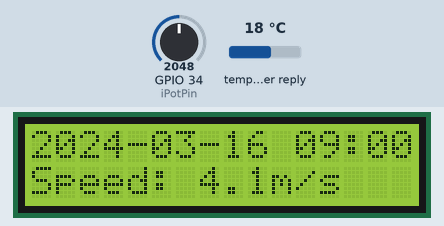
A sketch run on a simulated ESP32. On the bench: 16×2 character LCD. Inputs (shaded band) come from the test bench; at power-on: GPIO 34 (iPotPin) = 2048, temperature in the weather reply 18 °C. WiFi joins after 1.5 s; servers stay silent unless stated; network time is answered at once with the bench clock; the local clock reads 2024-03-15 10:24:30 at power-on unless the sketch sets it; web services answer with replies made up by the test bench; what the sketch prints to the serial monitor is not drawn.

Above: at 19.0 s.
19.1 s: GPIO 34 (iPotPin) set to 257
At 20.7 s:
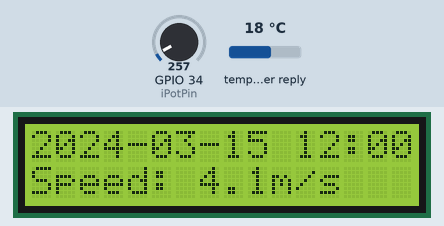
21.0 s: GPIO 34 (iPotPin) set to 227
At 21.4 s:
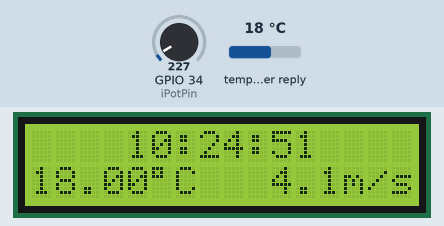
24.5 s: GPIO 34 (iPotPin) set to 4095
At 25.2 s:
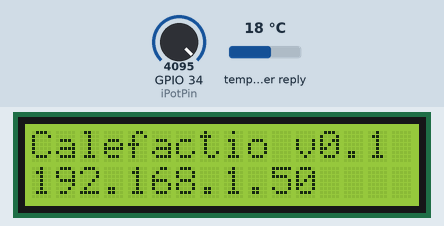
26.2 s: GPIO 34 (iPotPin) set to 4009
At 27.0 s:
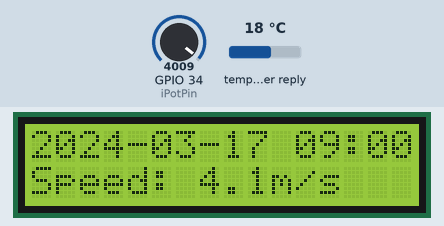
Timing chart, 0 to 28.8 s (numbered marks = the images above; inputs shaded):
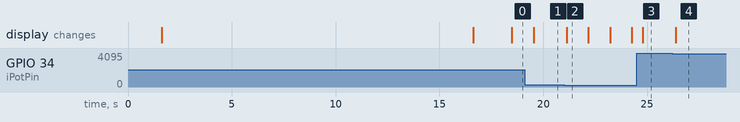

Measured:
- the behaviour switches between 240 and 239 on GPIO 34 (iPotPin) (found by bisection; images 1 and 2)
- the behaviour switches between 4080 and 4079 on GPIO 34 (iPotPin) (found by bisection; images 3 and 4)
- after the input at 19.1 s, the display: changes after 0.45 s (image 1)
- after the input at 21.0 s, the display: changes after 0.13 s (image 2)
- after the input at 24.5 s, the display: changes after 0.29 s (image 3)
- after the input at 26.2 s, the display: changes after 0.17 s (image 4)
- what the display in image 2 shows lasts 1.1 s, from 21.1 s to 22.2 s

The sketch:

sketch_dmi_weather_station.ino
```cpp
#include <WiFi.h>
#include <HTTPClient.h>
#include <LiquidCrystal_I2C.h>
#include <NTPClient.h>
#include <WiFiUdp.h>

//#define SDA 21    //Default SDA GPIO
//#define SCL 22    //Default SCL GPIO

// set the LCD number of columns and rows
int lcdColumns = 16;
int lcdRows = 2;


// UTC <-> MEZ (Winterzeit) = 3600 seconds (1 hour)
// UTC <-> MEZ (Sommerzeit) = 7200 seconds (2 hour)
const long utcOffsetInSeconds = 3600;

const char* ssid = "YOUR_SSID";
const char* password = "YOUR_PASSWORD";

String strRequestDataFromServer = "https://api.openweathermap.org/data/2.5/"\
                                  "weather?q=L%C3%B8kken,DK&units=metric&"\
                                  "appid=YOUR_APPID";

String strRequestDataForecastFromServer = "https://api.openweathermap.org/data/2.5/"\
                                  "forecast?q=L%C3%B8kken,DK&units=metric&"\
                                  "appid=YOUR_APPID";


unsigned long timerDelay = 60000*5;            // 5 minutes
unsigned long timerDelayForecast = 60000*60;   // 1 hour
unsigned long lastTime = timerDelay;
unsigned long lastTimeForecast = timerDelayForecast;

#define MAX_FORECAST_COUNT 16

struct webDataType {
String strTemperature = "?";
String strWindspeed = "?";
String strArrayForecastWindspeed[MAX_FORECAST_COUNT] = {};
String strArrayForecastDateTime[MAX_FORECAST_COUNT] = {};
};

struct webDataType myWebData;


const int iPotPin = 34;
int iDigitalValue = 0; // variable to store the value coming from the sensor


LiquidCrystal_I2C lcd(0x27,lcdColumns,lcdRows);
WiFiUDP ntpUDP;
NTPClient timeClient(ntpUDP, "pool.ntp.org", utcOffsetInSeconds);

void setup() {
  Serial.begin(115200);

  Wire.begin(SDA, SCL);           // attach the IIC pin
  lcd.init();                     // LCD driver initialization
  lcd.backlight();                // Open the backlight
  lcd.setCursor(0,0);             // Move the cursor to row 0, column 0
  lcd.print("Connecting to:");        // The print content is displayed on the LCD
  lcd.setCursor(0,1);             // Move the cursor to row 0, column 0
  String str = ssid;
  lcd.print(str);        // The print content is displayed on the LCD

  WiFi.begin(ssid, password);
  Serial.println("Connecting");
  while(WiFi.status() != WL_CONNECTED) {
    delay(500);
    Serial.print(".");
  }
  Serial.println("");
  Serial.print("Connected to WiFi, my IP Address is: ");
  Serial.println(WiFi.localIP());

  lcd.clear();
  lcd.setCursor(0,0);             // Move the cursor to row 0, column 0
  lcd.print("Connected!");
  lcd.setCursor(0,1);             // Move the cursor to row 1, column 0
  lcd.print(WiFi.localIP().toString());

  timeClient.begin();

  delay(15000);
  lcd.clear();
}

webDataType getDataFromServer(String strRequest) {

  if(WiFi.status()== WL_CONNECTED){
      HTTPClient http;

      // Get data from server
      http.begin(strRequest.c_str());

      // Send HTTP GET request
      int httpResponseCode = http.GET();

      if (httpResponseCode>0) {
        Serial.print("HTTP Response code: ");
        Serial.println(httpResponseCode);
        String payload = http.getString();

        Serial.println(payload);

        // Get numeric data we are interested in -> <SNIP> main":{"temp":7.3,"fee <SNIP>

        int iValuePosStart = 0;
        int iValuePosEnd = 0;

        if( strRequest.indexOf("weather?") >= 0 ) {
          Serial.println("Extracting weather data");

          int iValuePosStart = payload.indexOf("temp")+6;
          int iValuePosEnd = payload.indexOf(",",iValuePosStart );
          myWebData.strTemperature = payload.substring(iValuePosStart,iValuePosEnd);

          iValuePosStart = payload.indexOf("speed")+7;
          iValuePosEnd = payload.indexOf(",",iValuePosStart );
          myWebData.strWindspeed = payload.substring(iValuePosStart,iValuePosEnd);
        } else if ( strRequest.indexOf("forecast?") >= 0  ) {
          Serial.println("Extracting forecast data");

          iValuePosStart = 0;
          iValuePosEnd = 0;
          for( int iCounter = 0; iCounter <MAX_FORECAST_COUNT; iCounter++ ) {
            iValuePosStart = payload.indexOf("speed",iValuePosStart)+7;
            iValuePosEnd = payload.indexOf(",",iValuePosStart );
            myWebData.strArrayForecastWindspeed[iCounter] = payload.substring(iValuePosStart,iValuePosEnd);
            Serial.println("Data:"+myWebData.strArrayForecastWindspeed[iCounter]);
          }

          iValuePosStart = 0;
          iValuePosEnd = 0;
          for( int iCounter = 0; iCounter <MAX_FORECAST_COUNT; iCounter++ ) {
            iValuePosStart = payload.indexOf("dt_txt",iValuePosStart)+9;
            iValuePosEnd = payload.indexOf(",",iValuePosStart )-5;
            myWebData.strArrayForecastDateTime[iCounter] = payload.substring(iValuePosStart,iValuePosEnd);
            Serial.println("Data:"+myWebData.strArrayForecastDateTime[iCounter]);
          }


        } else {

          Serial.println("Error - Check HTML Request:");
          Serial.println(strRequest);
        }


      }
      else {
        Serial.print("Response code: ");
        Serial.println(httpResponseCode);
      }
      // Free resources
      http.end();
    }
    else {
      Serial.println("WiFi Disconnected");
    }
    return myWebData;
}

void loop() {

  static int iPosOld = -1;

  if ((millis() - lastTime) > timerDelay) {

    myWebData = getDataFromServer(strRequestDataFromServer);
    Serial.println("Current outdoor temperature: "+myWebData.strTemperature+"°C");
    Serial.println("Current wind speed "+myWebData.strWindspeed+"m/s");

    lastTime = millis();
  }

  if ((millis() - lastTimeForecast) > timerDelayForecast) {

    myWebData = getDataFromServer(strRequestDataForecastFromServer);
    //Serial.println("Current outdoor temperature: "+myWebData.strTemperature+"°C");
    //Serial.println("Current wind speed "+myWebData.strWindspeed+"m/s");

    lastTimeForecast = millis();
  }

  timeClient.update();

  // read the value from the analog channel (default: 12 bits (0 – 4095) resolution)
  iDigitalValue = analogRead(iPotPin);
  int iPos = iDigitalValue / 240;
  //Serial.print("digital value = ");
  //Serial.println(iPos);

  if( iPosOld != iPos ) {
    lcd.clear();
  }

  if( iPos == 0 ){
    lcd.setCursor(4,0);             // Move the cursor to row 0, column 4
    lcd.print(timeClient.getFormattedTime());
    lcd.setCursor(0,1);             // Move the cursor to row 1, column 0
    lcd.print(myWebData.strTemperature+"\xDF""C");
    lcd.setCursor(lcdColumns-myWebData.strWindspeed.length()-3,1);  // Align left
    lcd.print(myWebData.strWindspeed+"m/s");
   } else if( iPos>0 && iPos<17 ) {
    lcd.setCursor(0,0);
    lcd.print(myWebData.strArrayForecastDateTime[iPos-1]);
    lcd.setCursor(0,1);
    lcd.print("Speed: "+myWebData.strArrayForecastWindspeed[iPos-1]+"m/s");
   } else if ( iPos==17 ) {
    lcd.setCursor(0,0);             // Move the cursor to row 0, column 4
    lcd.print("Calefactio v0.1");
    lcd.setCursor(0,1);             // Move the cursor to row 1, column 0
    lcd.print(WiFi.localIP().toString());
   }

  iPosOld = iPos;
  delay(500);

}
```
